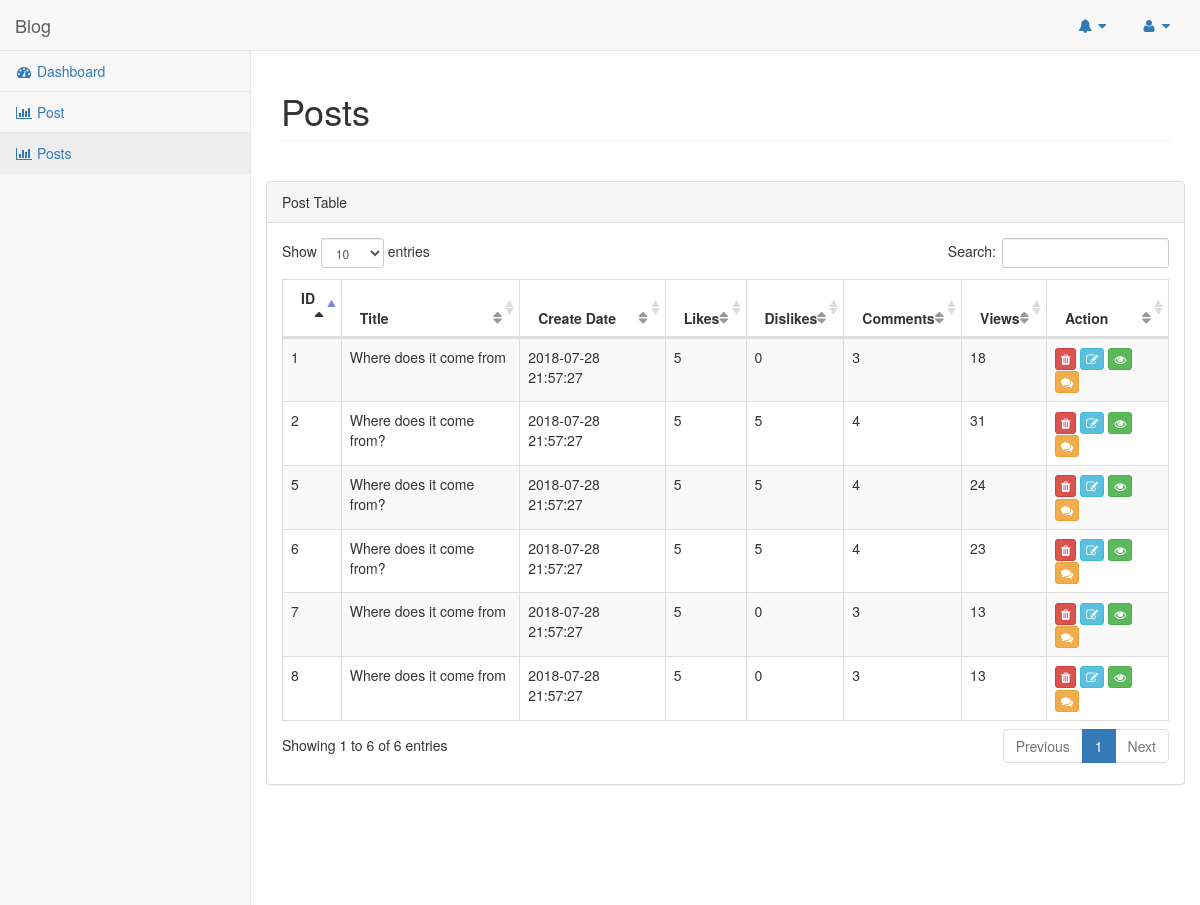
The page /admin/pages/postlist.php (signed in) on the database its author committed.
### tables this page shows
CREATE TABLE `post` (
  `id` int(11) NOT NULL AUTO_INCREMENT,
  `title` text,
  `content` mediumtext,
  `image` varchar(256) DEFAULT NULL,
  `created_at` timestamp NOT NULL DEFAULT CURRENT_TIMESTAMP,
  `total_views` int(11) DEFAULT '0',
  `total_comments` int(11) DEFAULT '0',
  `total_likes` int(11) DEFAULT '0',
  `total_dislikes` int(11) DEFAULT '0',
  PRIMARY KEY (`id`)
);

### admin/pages/postlist.php (the view, shortened to what this page needs)
<?php
require "./header.php";
require "./sidebar.php";
require "../../database.php";
$query = "select * from post order by id desc";
$result = $mysql->query ($query);
if ($result-> num_rows < 1) {
    $posts = array();
} else{
    while ($row = $result -> fetch_object()) {
       $posts[] = $row;
    }
}
?>
<div id="page-wrapper">
    <div class="row">
        <div class="col-lg-12">
            <h1 class="page-header">Posts</h1>
        </div>
    </div>
    <div class="row">
        <div class="col-lg-12">
            <div class="row" style="margin-top:20px ; margin-bottom: 100px">
                <div class="panel panel-default">
                        <div class="panel-heading">
                            Post Table
                        </div>
                        <div class="panel-body">
                            <table width="100%" class="table table-striped table-bordered table-hover" id="dataTables-example">
                                <thead>
                                    <tr>
                                        <th>ID</th>
                                        <th>Title</th>
                                        <th>Create Date</th>
                                        <th>Likes</th>
                                        <th>Dislikes</th>
                                        <th>Comments</th>
                                        <th>Views</th>
                                        <th>Action</th>
                                    </tr>
                                </thead>
                                <tbody>
                                    <?php foreach($posts as $post):?>
                                    <tr class="odd gradeX">
                                        <td><?php echo $post->id ?> </td>
                                        <td><?php echo $post->title ?></td>
                                        <td><?php echo $post->created_at ?></td>
                                        <td class="center"><?php echo $post->total_likes?></td>
                                        <td class="center"><?php echo $post->total_dislikes ?></td>
                                        <td class="center"><?php echo $post->total_comments ?></td>
                                        <td class="center"><?php echo $post->total_views ?></td>
                                        <td class="center">
                                            <a class = "btn btn-xs btn-danger" href="<?php echo $_SERVER['PHP_SELF']?>?delete=<?php echo $post->id ?>"><span class="fa fa-trash"></span> </a>
                                            <a class = "btn btn-xs btn-info" href="./edit_post.php?edit=<?php echo $post->id ?>"><span class="fa fa-edit"></span> </a>
                                            <a class = "btn btn-xs btn-success" href="./view_post.php?view=<?php echo $post->id ?>"><span class="fa fa-eye"></span> </a>
                                            <a class = "btn btn-xs btn-warning" href="./comment.php?view=<?php echo $post->id ?>"><span class="fa fa-comments"></span> </a>
                                        </td>
                                    </tr>
                                <?php endforeach;?>
                                </tbody>
                            </table>
                        </div>
                    </div>
            </div>
        </div>
    </div>
</div>
</div>
<?php
require "./footer.php";
?>

### rows shown on the page
post: id "8", title "Where does it come from", created_at "2018-07-28 21:57:27", total_likes "5", total_dislikes "0", total_comments "3", total_views "13"
post: id "7", title "Where does it come from", created_at "2018-07-28 21:57:27", total_likes "5", total_dislikes "0", total_comments "3", total_views "13"
post: id "6", title "Where does it come from?", created_at "2018-07-28 21:57:27", total_likes "5", total_dislikes "5", total_comments "4", total_views "23"
post: id "5", title "Where does it come from?", created_at "2018-07-28 21:57:27", total_likes "5", total_dislikes "5", total_comments "4", total_views "24"
post: id "2", title "Where does it come from?", created_at "2018-07-28 21:57:27", total_likes "5", total_dislikes "5", total_comments "4", total_views "31"
post: id "1", title "Where does it come from", created_at "2018-07-28 21:57:27", total_likes "5", total_dislikes "0", total_comments "3", total_views "18"
